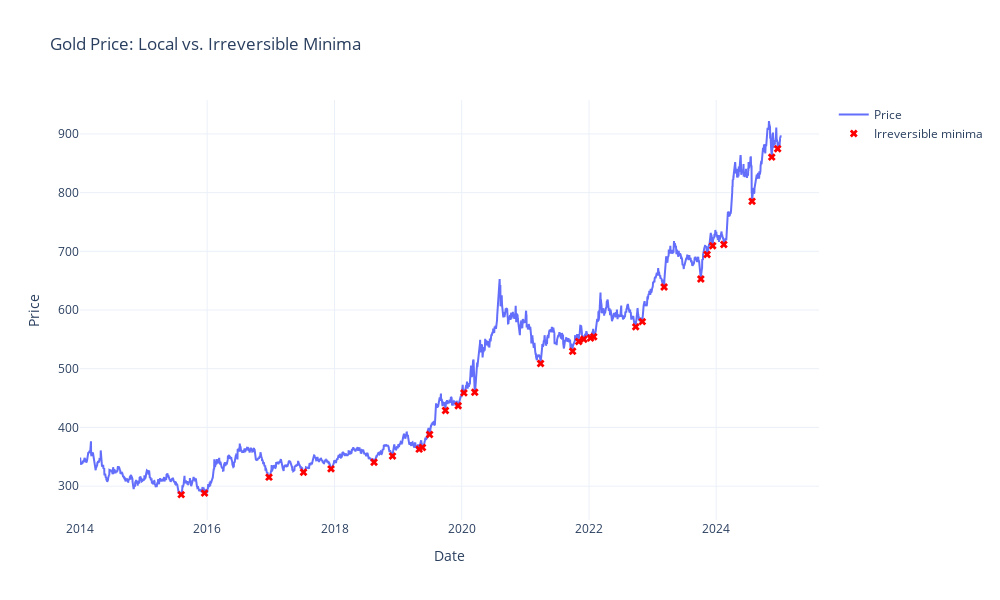

The notebook cell this image was saved under:
### Markdown cell above
Ahora analizaremos un poco más a fondo los mínimos locales en el precio. Para ello utilizamos la función `find_peaks` de `scipy.signal` para encontrar los mínimos locales. Luego verificamos si estos mínimos son "irreversibles", es decir, si todos los precios posteriores son mayores o iguales al mínimo encontrado.

### Code cell
# --- Prepare data --------------------------
gold = gold_dataset.copy()
gold = gold.sort_index().dropna(subset=['Price'])
prices = gold['Price'].values

# --- Local minima --------------------------
minima_indices, props = find_peaks(-prices, prominence=10)

# --- Irreversible minima by running future-minimum ---
running_future_min = np.minimum.accumulate(prices[::-1])[::-1]
irreversible_mask = (prices == running_future_min) & np.isin(np.arange(len(prices)), minima_indices)
irreversible_indices = np.where(irreversible_mask)[0]
irreversible_prices = gold.iloc[irreversible_indices]

print("Total local minima:", len(minima_indices))
print("Total irreversible minima:", len(irreversible_indices))

# --- Plot ------------------------------------
fig = go.Figure()
fig.add_trace(go.Scatter(x=gold.index, y=prices, mode='lines', name='Price'))

fig.add_trace(go.Scatter(
    x=irreversible_prices.index,
    y=irreversible_prices['Price'],
    mode='markers', name='Irreversible minima',
    marker=dict(color='red', size=7, symbol='x')
))
fig.update_layout(
    title='Gold Price: Local vs. Irreversible Minima',
    xaxis_title='Date', yaxis_title='Price',
    template='plotly_white', height=600, width=1000
)
fig.show()

### Figure 1 — Plotly figure (JSON) as saved in the notebook; plotly's stock layout.template omitted (floating-point values rounded to 4 significant figures; data arrays with more than 128 entries replaced by an {"elided": "..."} marker saying what was removed)
{"data": [{"mode": "lines", "name": "Price", "type": "scatter", "x": {"elided": "2848 str values"}, "y": {"elided": "2848 float values"}}, {"marker": {"color": "red", "size": 7, "symbol": "x"}, "mode": "markers", "name": "Irreversible minima", "type": "scatter", "x": ["2015-08-05T00:00:00.000000000", "2015-12-17T00:00:00.000000000", "2016-12-21T00:00:00.000000000", "2017-07-07T00:00:00.000000000", "2017-12-12T00:00:00.000000000", "2018-08-16T00:00:00.000000000", "2018-11-30T00:00:00.000000000", "2019-05-02T00:00:00.000000000", "2019-05-21T00:00:00.000000000", "2019-07-01T00:00:00.000000000", "2019-09-30T00:00:00.000000000", "2019-12-12T00:00:00.000000000", "2020-01-14T00:00:00.000000000", "2020-03-16T00:00:00.000000000", "2021-03-29T00:00:00.000000000", "2021-09-29T00:00:00.000000000", "2021-11-03T00:00:00.000000000", "2021-12-02T00:00:00.000000000", "2022-01-10T00:00:00.000000000", "2022-01-28T00:00:00.000000000", "2022-09-26T00:00:00.000000000", "2022-11-03T00:00:00.000000000", "2023-03-08T00:00:00.000000000", "2023-10-05T00:00:00.000000000", "2023-11-10T00:00:00.000000000", "2023-12-12T00:00:00.000000000", "2024-02-14T00:00:00.000000000", "2024-07-25T00:00:00.000000000", "2024-11-15T00:00:00.000000000", "2024-12-19T00:00:00.000000000"], "y": [285.5, 288.1, 315.3, 323.6, 329.4, 340.6, 351.2, 363.0, 365.8, 387.9, 429.0, 436.9, 458.9, 460.1, 509.0, 529.9, 546.3, 550.3, 552.2, 554.4, 571.3, 580.2, 639.3, 652.8, 694.5, 709.5, 711.6, 785.1, 860.5, 874.7]}], "layout": {"height": 600, "title": {"text": "Gold Price: Local vs. Irreversible Minima"}, "width": 1000, "xaxis": {"title": {"text": "Date"}}, "yaxis": {"title": {"text": "Price"}}}}
